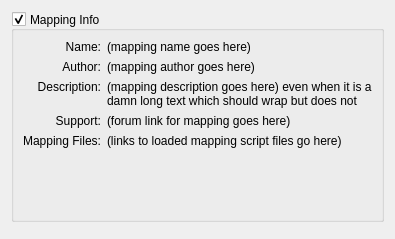
    <widget class="QWidget" name="mappingInfoGroupLayoutWidget">
     <property name="sizePolicy">
      <sizepolicy hsizetype="Minimum" vsizetype="Minimum">
       <horstretch>0</horstretch>
       <verstretch>0</verstretch>
      </sizepolicy>
     </property>
     <layout class="QVBoxLayout" name="mappingInfoGroupLayout">
      <item>
       <widget class="WCollapsibleGroupBox" name="groupBoxMappingInfo">
        <property name="sizePolicy">
         <sizepolicy hsizetype="Preferred" vsizetype="Minimum">
          <horstretch>0</horstretch>
          <verstretch>0</verstretch>
         </sizepolicy>
        </property>
        <property name="checkable">
         <bool>true</bool>
        </property>
        <property name="title">
         <string>Mapping Info</string>
        </property>
        <property name="alignment">
         <set>Qt::AlignLeading|Qt::AlignLeft|Qt::AlignVCenter</set>
        </property>
        <layout class="QGridLayout" name="gridLayoutMappingInfo" columnstretch="0,1" rowminimumheight="1,1,1,1,1,0">
         <property name="sizeConstraint">
          <enum>QLayout::SetMaximumSize</enum>
         </property>
         <property name="bottomMargin">
          <number>9</number>
         </property>
         <property name="spacing">
          <number>6</number>
         </property>
         <item row="0" column="0">
          <widget class="QLabel" name="labelMappingName">
           <property name="sizePolicy">
            <sizepolicy hsizetype="Minimum" vsizetype="Minimum">
             <horstretch>0</horstretch>
             <verstretch>0</verstretch>
            </sizepolicy>
           </property>
           <property name="text">
            <string>Name:</string>
           </property>
           <property name="alignment">
            <set>Qt::AlignRight|Qt::AlignTop|Qt::AlignTrailing</set>
           </property>
          </widget>
         </item>
         <item row="0" column="1">
          <widget class="QLabel" name="labelMappingNameValue">
           <property name="sizePolicy">
            <sizepolicy hsizetype="Minimum" vsizetype="Minimum">
             <horstretch>0</horstretch>
             <verstretch>0</verstretch>
            </sizepolicy>
           </property>
           <property name="minimumSize">
            <size>
             <width>0</width>
             <height>0</height>
            </size>
           </property>
           <property name="text">
            <string notr="true">(mapping name goes here)</string>
           </property>
           <property name="alignment">
            <set>Qt::AlignLeading|Qt::AlignLeft|Qt::AlignTop</set>
           </property>
           <property name="wordWrap">
            <bool>true</bool>
           </property>
          </widget>
         </item>
         <item row="1" column="0">
          <widget class="QLabel" name="labelMappingAuthor">
           <property name="sizePolicy">
            <sizepolicy hsizetype="Minimum" vsizetype="Minimum">
             <horstretch>0</horstretch>
             <verstretch>0</verstretch>
            </sizepolicy>
           </property>
           <property name="text">
            <string>Author:</string>
           </property>
           <property name="alignment">
            <set>Qt::AlignRight|Qt::AlignTop|Qt::AlignTrailing</set>
           </property>
          </widget>
         </item>
         <item row="1" column="1">
          <widget class="QLabel" name="labelMappingAuthorValue">
           <property name="sizePolicy">
            <sizepolicy hsizetype="Minimum" vsizetype="Minimum">
             <horstretch>0</horstretch>
             <verstretch>0</verstretch>
            </sizepolicy>
           </property>
           <property name="text">
            <string notr="true">(mapping author goes here)</string>
           </property>
           <property name="alignment">
            <set>Qt::AlignLeading|Qt::AlignLeft|Qt::AlignTop</set>
           </property>
           <property name="wordWrap">
            <bool>true</bool>
           </property>
          </widget>
         </item>
         <item row="2" column="0">
          <widget class="QLabel" name="labelMappingDescription">
           <property name="sizePolicy">
            <sizepolicy hsizetype="Minimum" vsizetype="Minimum">
             <horstretch>0</horstretch>
             <verstretch>0</verstretch>
            </sizepolicy>
           </property>
           <property name="text">
            <string>Description:</string>
           </property>
           <property name="alignment">
            <set>Qt::AlignRight|Qt::AlignTop|Qt::AlignTrailing</set>
           </property>
          </widget>
         </item>
         <item row="2" column="1">
          <widget class="QLabel" name="labelMappingDescriptionValue">
           <property name="sizePolicy">
            <sizepolicy hsizetype="Minimum" vsizetype="Minimum">
             <horstretch>0</horstretch>
             <verstretch>0</verstretch>
            </sizepolicy>
           </property>
           <property name="focusPolicy">
            <enum>Qt::NoFocus</enum>
           </property>
           <property name="toolTip">
            <string notr="true"/>
           </property>
           <property name="text">
            <string notr="true">(mapping description goes here) even when it is a damn long text which should wrap but does not</string>
           </property>
           <property name="alignment">
            <set>Qt::AlignLeading|Qt::AlignLeft|Qt::AlignTop</set>
           </property>
           <property name="wordWrap">
            <bool>true</bool>
           </property>
          </widget>
         </item>
         <item row="3" column="0">
          <widget class="QLabel" name="labelMappingSupport">
           <property name="sizePolicy">
            <sizepolicy hsizetype="Minimum" vsizetype="Minimum">
             <horstretch>0</horstretch>
             <verstretch>0</verstretch>
            </sizepolicy>
           </property>
           <property name="text">
            <string>Support:</string>
           </property>
           <property name="alignment">
            <set>Qt::AlignRight|Qt::AlignTop|Qt::AlignTrailing</set>
           </property>
          </widget>
         </item>
         <item row="3" column="1">
          <widget class="QLabel" name="labelMappingSupportLinks">
           <property name="sizePolicy">
            <sizepolicy hsizetype="Minimum" vsizetype="Minimum">
             <horstretch>0</horstretch>
             <verstretch>0</verstretch>
            </sizepolicy>
           </property>
           <property name="focusPolicy">
            <enum>Qt::ClickFocus</enum>
           </property>
           <property name="toolTip">
            <string notr="true"/>
           </property>
           <property name="inputMethodHints">
            <set>Qt::ImhUrlCharactersOnly</set>
           </property>
           <property name="text">
            <string notr="true">(forum link for mapping goes here)</string>
           </property>
           <property name="alignment">
            <set>Qt::AlignLeading|Qt::AlignLeft|Qt::AlignTop</set>
           </property>
           <property name="wordWrap">
            <bool>true</bool>
           </property>
           <property name="openExternalLinks">
            <bool>true</bool>
           </property>
           <property name="textInteractionFlags">
            <set>Qt::LinksAccessibleByKeyboard|Qt::LinksAccessibleByMouse</set>
           </property>
          </widget>
         </item>
         <item row="4" column="0">
          <widget class="QLabel" name="labelMappingScriptFiles">
           <property name="sizePolicy">
            <sizepolicy hsizetype="Minimum" vsizetype="Minimum">
             <horstretch>0</horstretch>
             <verstretch>0</verstretch>
            </sizepolicy>
           </property>
           <property name="text">
            <string>Mapping Files:</string>
           </property>
           <property name="alignment">
            <set>Qt::AlignRight|Qt::AlignTop|Qt::AlignTrailing</set>
           </property>
          </widget>
         </item>
         <item row="4" column="1">
          <widget class="QLabel" name="labelMappingScriptFileLinks">
           <property name="sizePolicy">
            <sizepolicy hsizetype="MinimumExpanding" vsizetype="Minimum">
             <horstretch>0</horstretch>
             <verstretch>0</verstretch>
            </sizepolicy>
           </property>
           <property name="focusPolicy">
            <enum>Qt::ClickFocus</enum>
           </property>
           <property name="toolTip">
            <string notr="true"/>
           </property>
           <property name="autoFillBackground">
            <bool>false</bool>
           </property>
           <property name="inputMethodHints">
            <set>Qt::ImhUrlCharactersOnly</set>
           </property>
           <property name="text">
            <string notr="true">(links to loaded mapping script files go here)</string>
           </property>
           <property name="alignment">
            <set>Qt::AlignLeading|Qt::AlignLeft|Qt::AlignTop</set>
           </property>
           <property name="wordWrap">
            <bool>false</bool>
           </property>
           <property name="openExternalLinks">
            <bool>false</bool>
           </property>
           <property name="textInteractionFlags">
            <set>Qt::LinksAccessibleByKeyboard|Qt::LinksAccessibleByMouse</set>
           </property>
          </widget>
         </item>
         <item row="5" column="0" colspan="2">
          <widget class="QWidget" name="spacerMappingInfo" native="true">
           <property name="sizePolicy">
            <sizepolicy hsizetype="Ignored" vsizetype="MinimumExpanding">
             <horstretch>0</horstretch>
             <verstretch>0</verstretch>
            </sizepolicy>
           </property>
           <property name="minimumSize">
            <size>
             <width>0</width>
             <height>0</height>
            </size>
           </property>
           <property name="baseSize">
            <size>
             <width>0</width>
             <height>0</height>
            </size>
           </property>
          </widget>
         </item>
        </layout>
       </widget>
      </item>
      <item>
       <widget class="QWidget" name="spacerMappingInfoGroup" native="true">
        <property name="sizePolicy">
         <sizepolicy hsizetype="Ignored" vsizetype="Ignored">
          <horstretch>0</horstretch>
          <verstretch>0</verstretch>
         </sizepolicy>
        </property>
        <property name="minimumSize">
         <size>
          <width>0</width>
          <height>0</height>
         </size>
        </property>
        <property name="baseSize">
         <size>
          <width>0</width>
          <height>0</height>
         </size>
        </property>
       </widget>
      </item>
     </layout>
    </widget>
